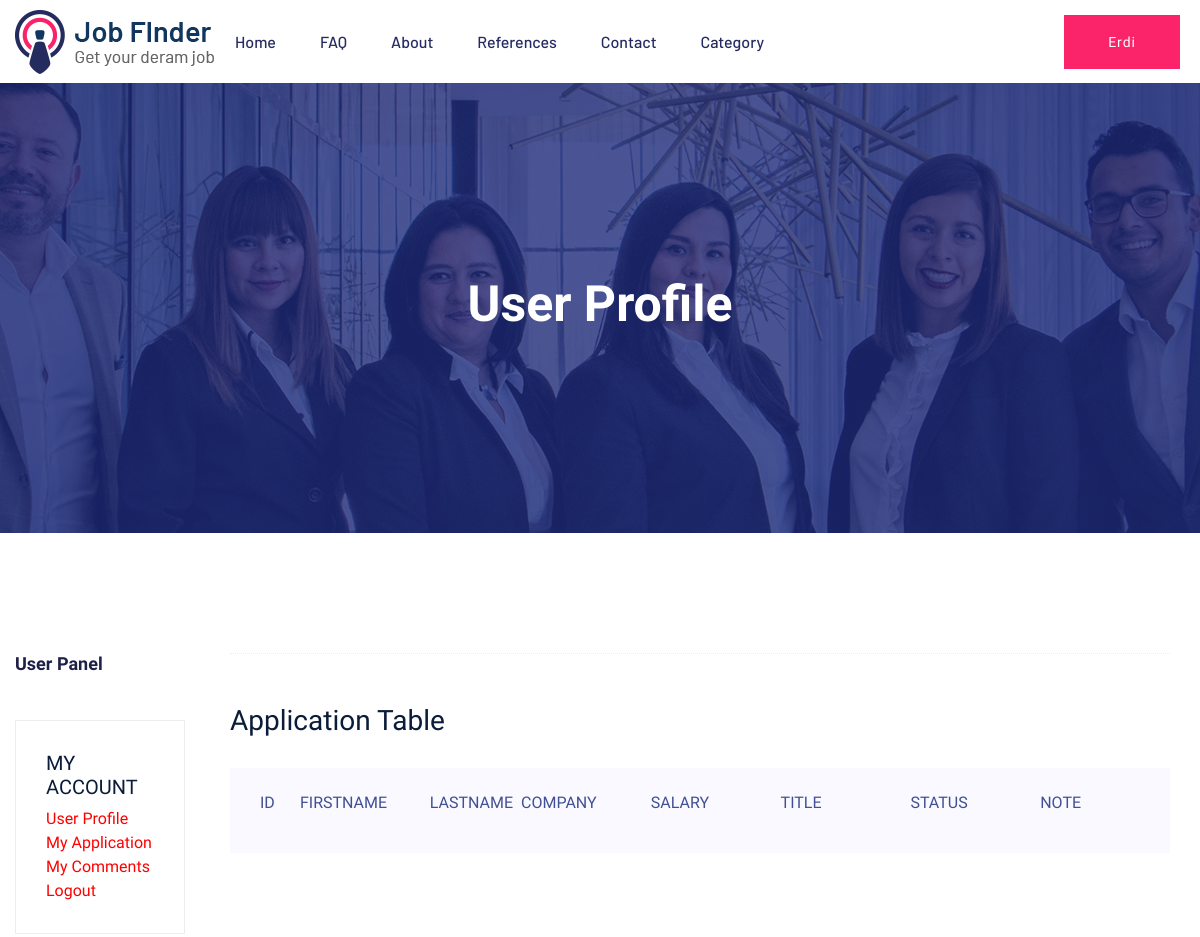
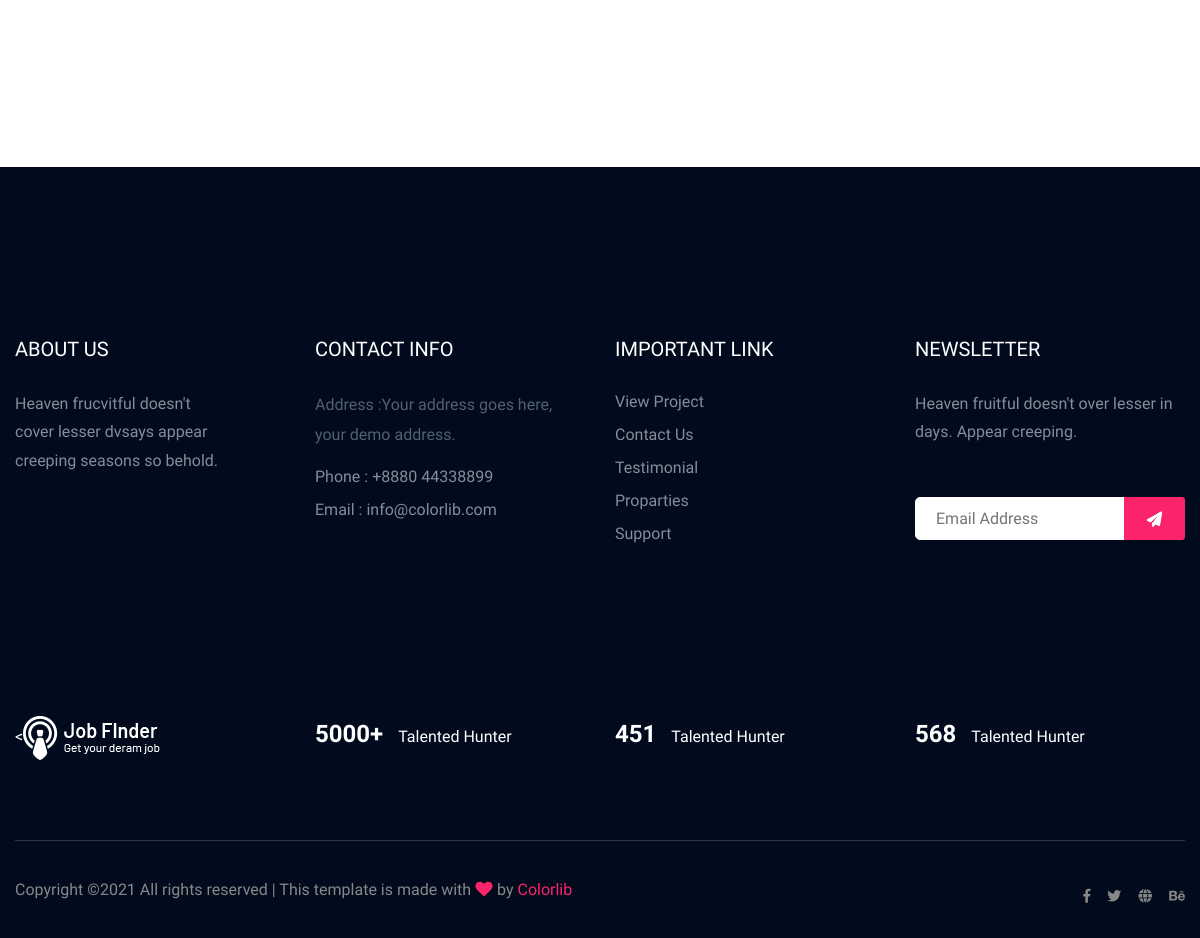
Page /user/applications/ (signed in) on the earlier database version (2 pictures, top to bottom).
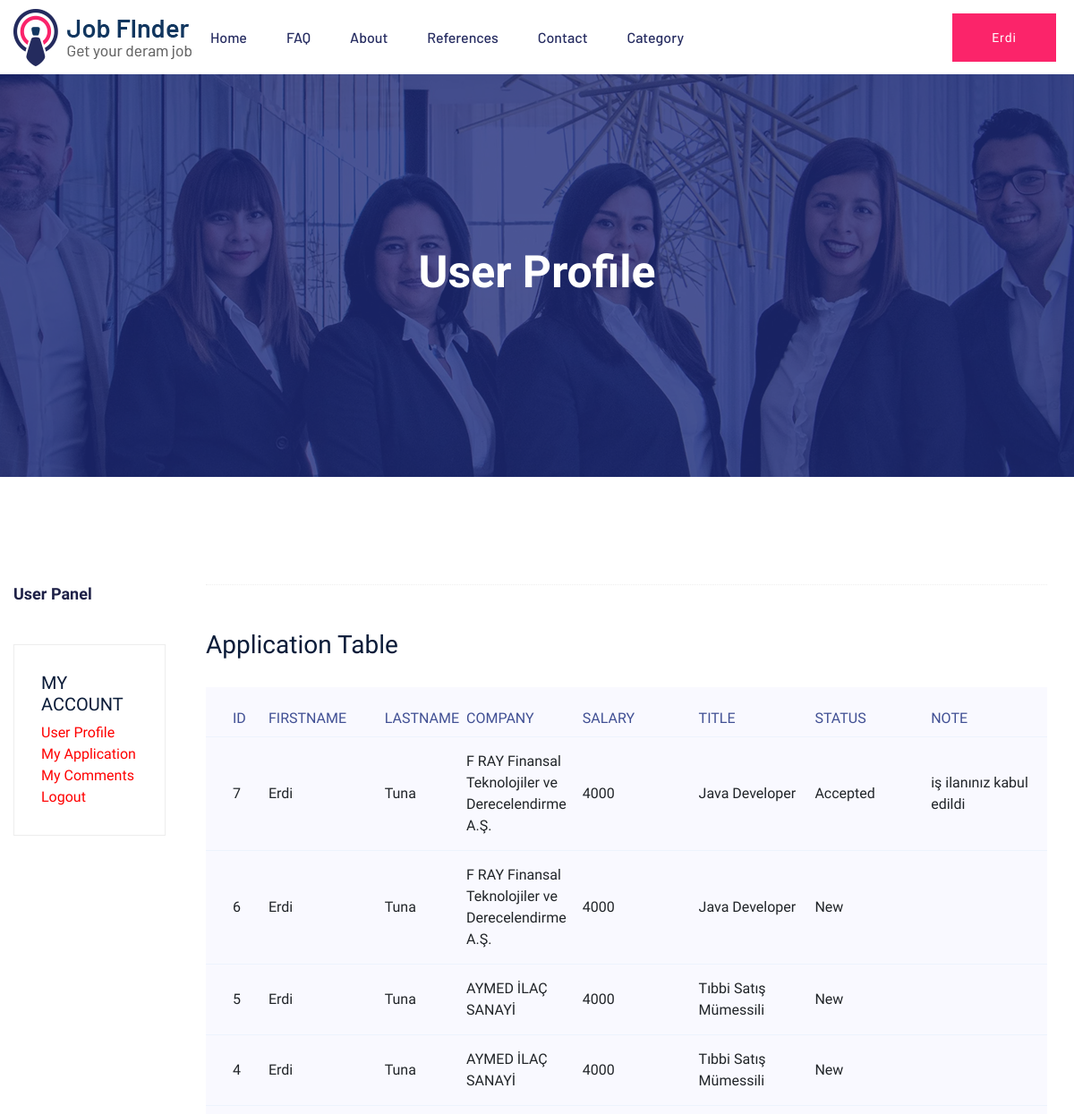
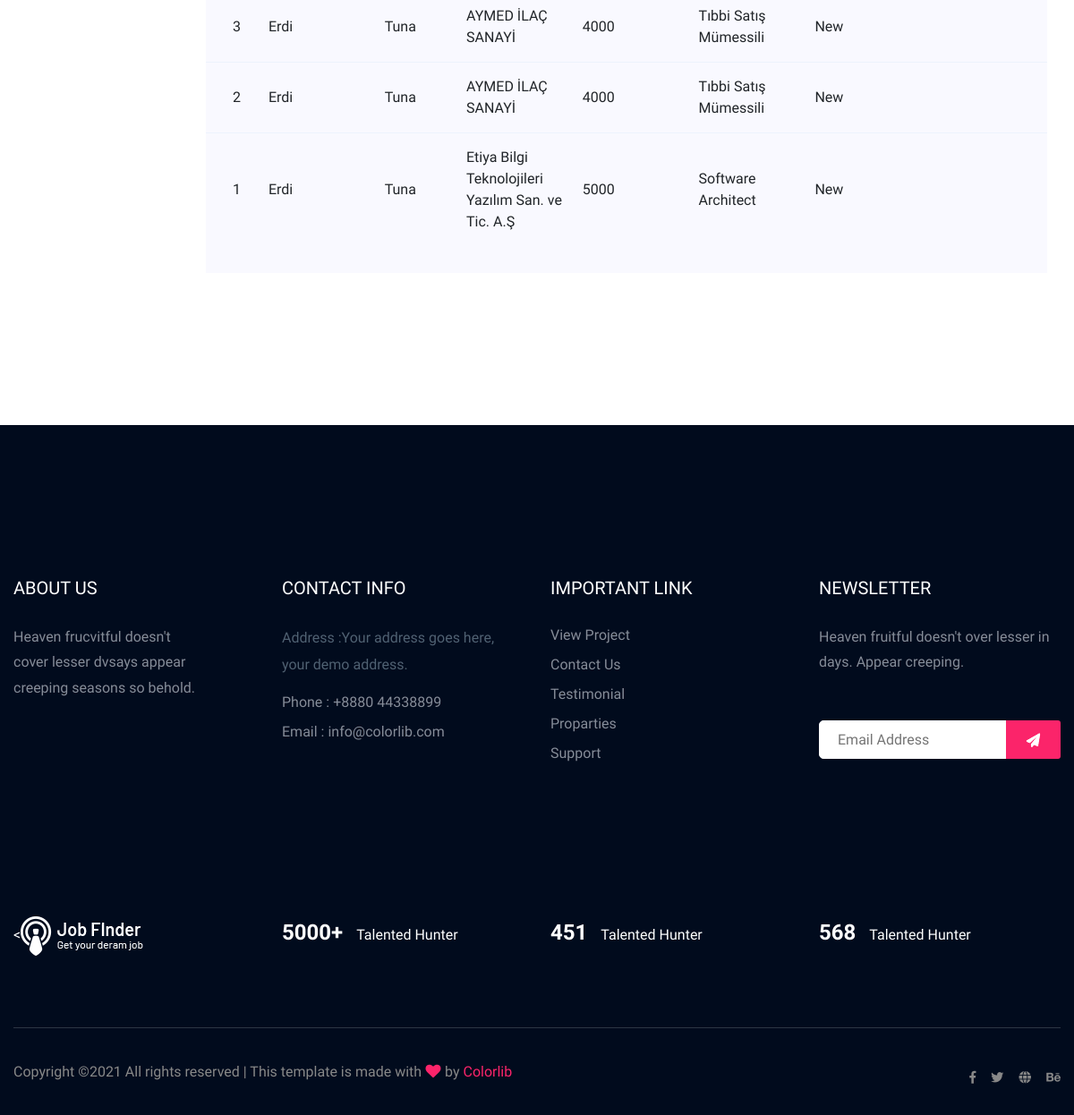
Same page on the later database version (2 pictures, top to bottom).
### application/models.py (models this page shows, shortened)
class Application(models.Model):
    STATUS = (
        ('New', 'New'),
        ('Accepted', 'Accepted'),
        ('Canceled', 'Canceled'),
    )
    user = models.ForeignKey(User, on_delete=models.CASCADE)
    job = models.ForeignKey(Job, on_delete=models.CASCADE)
    first_name = models.CharField(max_length=10)
    last_name = models.CharField(max_length=10)
    salary = models.IntegerField()
    title = models.CharField(max_length=150)
    company = models.CharField(max_length=255)
    status = models.CharField(max_length=10, choices=STATUS, default='New')
    ip = models.CharField(blank=True, max_length=20)
    adminnote = models.CharField(blank=True, max_length=100)
    create_at = models.DateTimeField(auto_now_add=True)
    update_at = models.DateTimeField(auto_now=True)

### user/views.py (the view)
# urls.py: path('applications/', views.applications, name='applications'),
@login_required(login_url='/login') # Check login
def applications(request):
    category = Category.objects.all()
    current_user = request.user
    application = Application.objects.filter(user_id=current_user.id).order_by('-id')
    context = {'category': category,
        'application': application,
    }
    return render(request, 'user_applications.html', context)
    return HttpResponse("Application Listesi")

### user/templates/user_applications.html (shortened to what this page needs)
{% extends "homebase.html" %}
{% block body %}
<div class="slider-area ">
    {% load static %}
        <div class="single-slider section-overly slider-height2 d-flex align-items-center" data-background="{%static 'assets/img/hero/about.jpg'%}">
            <div class="container">
                <div class="row">
                    <div class="col-xl-12">
                        <div class="hero-cap text-center">
                            <h2>User Profile</h2>
                        </div>
                    </div>
                </div>
            </div>
        </div>
    </div>
    <div class="job-listing-area pt-120 pb-120">
        <div class="container">
            <div class="row">
                <div class="col-xl-2 col-lg-2 col-md-2">
                    <div class="row">
                        <div class="col-12">
                            <div class="small-section-tittle2 mb-45">
                                <h4>User Panel</h4>
                            </div>
                        </div>
                    </div>
                    <div class="job-category-listing mb-50">
                        <div class="single-listing">
                            <div class="small-section-tittle2">
                                <h5>MY ACCOUNT</h5>
                                {% include "user_panel.html" %}
                            </div>
                        </div>
                    </div>
                </div>
                <div class="col-xl-10 col-lg-10 col-md-10">
                    <section class="featured-job-area">
                        <div class="container">
                            <div class="section-top-border">
                                <h3 class="mb-30">Application Table</h3>
                                <div class="progress-table-wrap">
                                    <div class="progress-table">
                                        <div class="table-head">
                                            <div class="serial">Id</div>
                                            <div class="country">FirstName</div>
                                            <div class="visit">LastName </div>
                                            <div class="country">Company</div>
                                            <div class="country">Salary</div>
                                            <div class="country">Title</div>
                                            <div class="country">Status</div>
                                            <div class="country">Note</div>
                                        </div>
                                        {% for rs in application %}
                                        <div class="table-row">
                                            <div class="serial">{{rs.id}}</div>
                                            <div class="country">{{rs.first_name}}</div>
                                            <div class="visit">{{rs.last_name}}</div>
                                            <div class="country">{{rs.company}}</div>
                                            <div class="country">{{rs.salary}}</div>
                                            <div class="country">{{rs.title}}</div>
                                            <div class="country">{{rs.status}}</div>
                                             <div class="country">{{rs.adminnote}}</div>
                                        </div>
                                        {% endfor %}
                      </div>
            </div>
 </div>
 </div>
                    </section>
                </div>
            </div>
        </div>
    </div>
{% endblock %}

### home/templates/homebase.html (shortened to what this page needs)
<!doctype html>
<html class="no-js" lang="zxx">
<head>
    {% load static %}
            <link rel="stylesheet" href="{%static 'assets/css/bootstrap.min.css' %}">
            <link rel="stylesheet" href="{% static 'assets/css/owl.carousel.min.css'%}">
            <link rel="stylesheet" href="{% static 'assets/css/flaticon.css'%}">
            <link rel="stylesheet" href="{% static 'assets/css/price_rangs.css'%}">
            <link rel="stylesheet" href="{% static 'assets/css/slicknav.css'%}">
            <link rel="stylesheet" href="{% static 'assets/css/animate.min.css'%}">
            <link rel="stylesheet" href="{% static 'assets/css/magnific-popup.css'%}">
            <link rel="stylesheet" href="{% static 'assets/css/fontawesome-all.min.css'%}">
            <link rel="stylesheet" href="{% static 'assets/css/themify-icons.css'%}">
            <link rel="stylesheet" href="{% static 'assets/css/slick.css'%}">
            <link rel="stylesheet" href="{% static 'assets/css/nice-select.css'%}">
            <link rel="stylesheet" href="{% static 'assets/css/style.css'%}">
            <link rel="stylesheet" href="https://ajax.googleapis.com/ajax/libs/jqueryui/1.11.4/themes/smoothness/jquery-ui.css">
</head>
<body>
    {% include 'header.html' %}
    {% block body %} {% endblock %}
    {% include 'footer.html' %}
</body>
</html>

### home/templates/header.html (shortened to what this page needs)
 <header>
       <div class="header-area header-transparrent">
           <div class="headder-top header-sticky">
                <div class="container">
                    <div class="row align-items-center">
                        <div class="col-lg-2 col-md-1">
                            <div class="logo">
                                 {% load static %}
                                <a href="index.html"><img src="{%static 'assets/img/logo/logo.png'%}" alt=""></a>
                            </div>
                        </div>
                        <div class="col-lg-10 col-md-11">
                            <div class="menu-wrapper">
                                <div class="main-menu">
                                    <nav class="d-none d-lg-block">
                                        <ul id="navigation">
                                            <li><a href="/">Home</a></li>
                                            <li><a href="/faq">FAQ </a></li>
                                            <li><a href="/hakkimizda">About</a></li>
                                            <li><a href="/referanslar">References</a></li>
                                            <li><a href="/iletisim">Contact</a></li>
                                            {% load mptt_tags %}
                                            <li><a href="">Category</a>
                                            </li>
                                        </ul>
                                    </nav>
                                </div>
                                {% if user.id is not None %}
                              <div class="header-btn d-none f-right d-lg-block">
                                    <a href="/user/" class="btn head-btn1">{{user.first_name}}</a>
                                </div>
                                 {% else %}
                                <div class="header-btn d-none f-right d-lg-block">
                                    <a href="/register/" class="btn head-btn1">Register</a>
                                    <a href="/login/" class="btn head-btn2">Login</a>
                                </div>
                                {% endif %}
                            </div>
                        </div>
                    </div>
                </div>
           </div>
       </div>
    </header>

### user/templates/user_panel.html
<li>
    <ul class="submenu">
        <li><a href="/user" style="color:red">User Profile</a></li>
        <li><a href="/user/applications/" style="color:red">My Application</a></li>
        <li><a href="/user/comments/" style="color:red">My Comments</a></li>
        <li><a href="/logout" style="color:red">Logout</a></li>
    </ul>
</li>

### home/templates/footer.html (shortened to what this page needs)
 <footer>
        <div class="footer-area footer-bg footer-padding">
            <div class="container">
                <div class="row d-flex justify-content-between">
                    <div class="col-xl-3 col-lg-3 col-md-4 col-sm-6">
                       <div class="single-footer-caption mb-50">
                         <div class="single-footer-caption mb-30">
                             <div class="footer-tittle">
                                 <h4>About Us</h4>
                                 <div class="footer-pera">
                                     <p>Heaven frucvitful doesn't cover lesser dvsays appear creeping seasons so behold.</p>
                                </div>
                             </div>
                         </div>
                       </div>
                    </div>
                    <div class="col-xl-3 col-lg-3 col-md-4 col-sm-5">
                        <div class="single-footer-caption mb-50">
                            <div class="footer-tittle">
                                <h4>Contact Info</h4>
                                <ul>
                                    <li>
                                    <p>Address :Your address goes
                                        here, your demo address.</p>
                                    </li>
                                    <li><a href="#">Phone : +8880 44338899</a></li>
                                    <li><a href="#">Email : info@colorlib.com</a></li>
                                </ul>
                            </div>
                        </div>
                    </div>
                    <div class="col-xl-3 col-lg-3 col-md-4 col-sm-5">
                        <div class="single-footer-caption mb-50">
                            <div class="footer-tittle">
                                <h4>Important Link</h4>
                                <ul>
                                    <li><a href="#"> View Project</a></li>
                                    <li><a href="#">Contact Us</a></li>
                                    <li><a href="#">Testimonial</a></li>
                                    <li><a href="#">Proparties</a></li>
                                    <li><a href="#">Support</a></li>
                                </ul>
                            </div>
                        </div>
                    </div>
                    <div class="col-xl-3 col-lg-3 col-md-4 col-sm-5">
                        <div class="single-footer-caption mb-50">
                            <div class="footer-tittle">
                                <h4>Newsletter</h4>
                                <div class="footer-pera footer-pera2">
                                 <p>Heaven fruitful doesn't over lesser in days. Appear creeping.</p>
                             </div>
                             <div class="footer-form" >
                                 <div id="mc_embed_signup">
                                     <form target="_blank" action="https://spondonit.us12.list-manage.com/subscribe/post?u=1462626880ade1ac87bd9c93a&amp;id=92a4423d01"
                                     method="get" class="subscribe_form relative mail_part">
                                         <input type="email" name="email" id="newsletter-form-email" placeholder="Email Address"
                                         class="placeholder hide-on-focus" onfocus="this.placeholder = ''"
                                         onblur="this.placeholder = ' Email Address '">
                                         {% load static %}
                                         <div class="form-icon">
                                             <button type="submit" name="submit" id="newsletter-submit"
                                             class="email_icon newsletter-submit button-contactForm"><img src="{%static 'assets/img/icon/form.png'%}" alt=""></button>
                                         </div>
                                     </form>
                                 </div>
                             </div>
                            </div>
                        </div>
                    </div>
                </div>
               <div class="row footer-wejed justify-content-between">
                    <div class="col-xl-3 col-lg-3 col-md-4 col-sm-6">
                        <div class="footer-logo mb-20">
                        <a href="index.html"><<img src="{%static 'assets/img/logo/logo2_footer.png'%}" alt=""></a>
                        </div>
                    </div>
                    <div class="col-xl-3 col-lg-3 col-md-4 col-sm-5">
                    <div class="footer-tittle-bottom">
                        <span>5000+</span>
                        <p>Talented Hunter</p>
                    </div>
                    </div>
                    <div class="col-xl-3 col-lg-3 col-md-4 col-sm-5">
                        <div class="footer-tittle-bottom">
                            <span>451</span>
                            <p>Talented Hunter</p>
                        </div>
                    </div>
                    <div class="col-xl-3 col-lg-3 col-md-4 col-sm-5">
                        <div class="footer-tittle-bottom">
                            <span>568</span>
                            <p>Talented Hunter</p>
                        </div>
                    </div>
               </div>
            </div>
        </div>
        <div class="footer-bottom-area footer-bg">
            <div class="container">
                <div class="footer-border">
                     <div class="row d-flex justify-content-between align-items-center">
                         <div class="col-xl-10 col-lg-10 ">
                             <div class="footer-copy-right">
                                 <p>
  Copyright &copy;<script>document.write(new Date().getFullYear());</script> All rights reserved | This template is made with <i class="fa fa-heart" aria-hidden="true"></i> by <a href="https://colorlib.com" target="_blank">Colorlib</a>
  </p>
                             </div>
                         </div>
                         <div class="col-xl-2 col-lg-2">
                             <div class="footer-social f-right">
                                 <a href="#"><i class="fab fa-facebook-f"></i></a>
                                 <a href="#"><i class="fab fa-twitter"></i></a>
                                 <a href="#"><i class="fas fa-globe"></i></a>
                                 <a href="#"><i class="fab fa-behance"></i></a>
                             </div>
                         </div>
                     </div>
                </div>
            </div>
        </div>
    </footer>
        {% load static %}

Differences in the rows shown:
added Application: id "7", first_name "Erdi", last_name "Tuna", company "F RAY Finansal Teknolojiler ve Derecelendirme A.Ş.", salary "4000", title "Java Developer", status "Accepted", adminnote "iş ilanınız kabul edildi"
added Application: id "6", first_name "Erdi", last_name "Tuna", company "F RAY Finansal Teknolojiler ve Derecelendirme A.Ş.", salary "4000", title "Java Developer", status "New"
added Application: id "5", first_name "Erdi", last_name "Tuna", company "AYMED İLAÇ SANAYİ", salary "4000", title "Tıbbi Satış Mümessili", status "New"
added Application: id "4", first_name "Erdi", last_name "Tuna", company "AYMED İLAÇ SANAYİ", salary "4000", title "Tıbbi Satış Mümessili", status "New"
added Application: id "3", first_name "Erdi", last_name "Tuna", company "AYMED İLAÇ SANAYİ", salary "4000", title "Tıbbi Satış Mümessili", status "New"
added Application: id "2", first_name "Erdi", last_name "Tuna", company "AYMED İLAÇ SANAYİ", salary "4000", title "Tıbbi Satış Mümessili", status "New"
added Application: id "1", first_name "Erdi", last_name "Tuna", company "Etiya Bilgi Teknolojileri Yazılım San. ve Tic. A.Ş", salary "5000", title "Software Architect", status "New"
